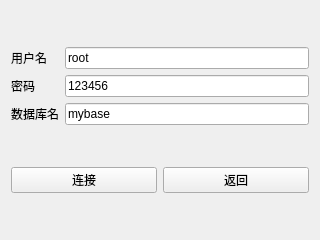
<?xml version="1.0" encoding="UTF-8"?>
<ui version="4.0">
 <class>Database</class>
 <widget class="QWidget" name="Database">
  <property name="geometry">
   <rect>
    <x>0</x>
    <y>0</y>
    <width>320</width>
    <height>240</height>
   </rect>
  </property>
  <property name="windowTitle">
   <string>Form</string>
  </property>
  <layout class="QGridLayout" name="gridLayout_2">
   <item row="0" column="0" colspan="2">
    <layout class="QGridLayout" name="gridLayout">
     <item row="0" column="1">
      <widget class="QLineEdit" name="id">
       <property name="text">
        <string>root</string>
       </property>
      </widget>
     </item>
     <item row="1" column="1">
      <widget class="QLineEdit" name="password">
       <property name="text">
        <string>123456</string>
       </property>
      </widget>
     </item>
     <item row="2" column="1">
      <widget class="QLineEdit" name="baseName">
       <property name="text">
        <string>mybase</string>
       </property>
      </widget>
     </item>
     <item row="0" column="0">
      <widget class="QLabel" name="label">
       <property name="text">
        <string>用户名</string>
       </property>
      </widget>
     </item>
     <item row="1" column="0">
      <widget class="QLabel" name="label_2">
       <property name="text">
        <string>密码</string>
       </property>
      </widget>
     </item>
     <item row="2" column="0">
      <widget class="QLabel" name="label_3">
       <property name="text">
        <string>数据库名</string>
       </property>
      </widget>
     </item>
    </layout>
   </item>
   <item row="1" column="0">
    <widget class="QPushButton" name="databaseConnect">
     <property name="text">
      <string>连接</string>
     </property>
    </widget>
   </item>
   <item row="1" column="1">
    <widget class="QPushButton" name="databaseReturn">
     <property name="text">
      <string>返回</string>
     </property>
    </widget>
   </item>
  </layout>
 </widget>
 <resources/>
 <connections/>
</ui>
